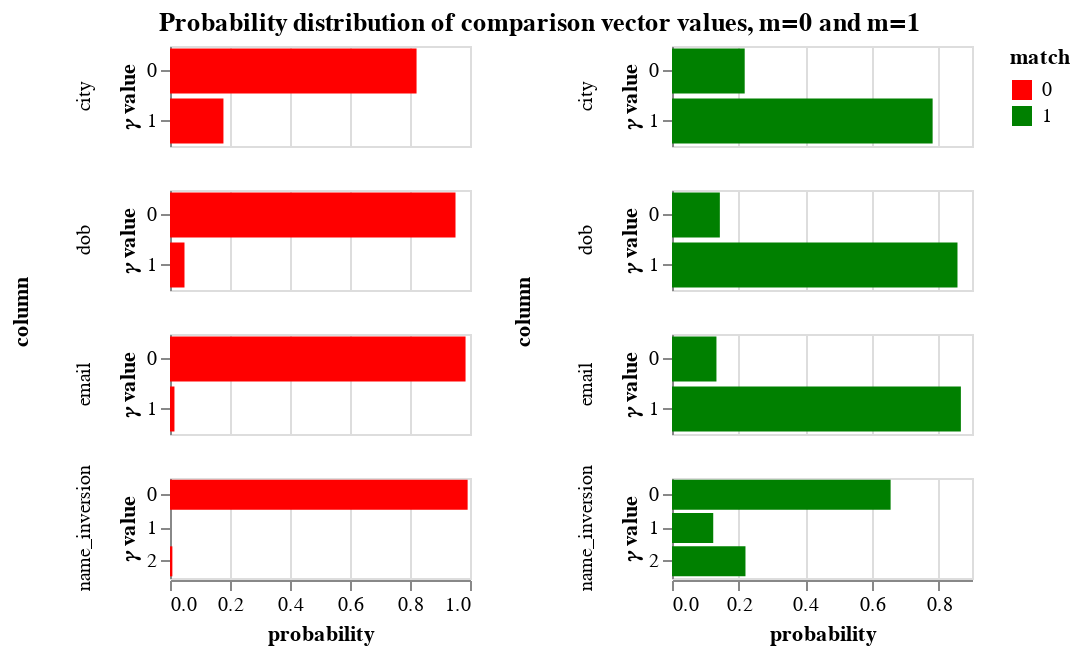

Notebook code for this chart:
### Markdown cell above
The `params` property of the `linker` is an object that contains a lot of diagnostic information about how the match probability was computed.  The following cells demonstrate some of its functionality

### Code cell
params = linker.params
params.probability_distribution_chart()

### Figure 1 — Vega-Lite specification as saved in the notebook (floating-point values rounded to 4 significant figures)
{"config": {"view": {"continuousWidth": 400, "continuousHeight": 300, "height": 300, "width": 400}, "mark": {"tooltip": null}, "title": {"anchor": "middle"}}, "hconcat": [{"mark": "bar", "encoding": {"color": {"type": "nominal", "field": "match", "scale": {"domain": [0, 1], "range": ["red", "green"]}}, "row": {"type": "nominal", "field": "column", "sort": {"field": "gamma"}}, "tooltip": [{"type": "nominal", "field": "column"}, {"type": "quantitative", "field": "probability", "format": ".4f"}, {"type": "ordinal", "field": "value"}], "x": {"type": "quantitative", "field": "probability"}, "y": {"type": "nominal", "axis": {"title": "𝛾 value"}, "field": "value"}}, "height": 50, "resolve": {"scale": {"y": "independent"}}, "transform": [{"filter": "(datum.match === 0)"}], "width": 150}, {"mark": "bar", "encoding": {"color": {"type": "nominal", "field": "match", "scale": {"domain": [0, 1], "range": ["red", "green"]}}, "row": {"type": "nominal", "field": "column", "sort": {"field": "gamma"}}, "tooltip": [{"type": "nominal", "field": "column"}, {"type": "quantitative", "field": "probability", "format": ".4f"}, {"type": "ordinal", "field": "value"}], "x": {"type": "quantitative", "field": "probability"}, "y": {"type": "nominal", "axis": {"title": "𝛾 value"}, "field": "value"}}, "height": 50, "resolve": {"scale": {"y": "independent"}}, "transform": [{"filter": "(datum.match === 1)"}], "width": 150}], "data": {"name": "data-3f598d59b5be0e11e7759edca8b8fbf6"}, "title": "Probability distribution of comparison vector values, m=0 and m=1", "$schema": "https://vega.github.io/schema/vega-lite/v3.4.0.json", "datasets": {"data-3f598d59b5be0e11e7759edca8b8fbf6": [{"gamma": "gamma_name_inversion", "match": 1, "value_of_gamma": "level_0", "probability": 0.6559, "value": 0, "column": "name_inversion"}, {"gamma": "gamma_name_inversion", "match": 1, "value_of_gamma": "level_1", "probability": 0.1237, "value": 1, "column": "name_inversion"}, {"gamma": "gamma_name_inversion", "match": 1, "value_of_gamma": "level_2", "probability": 0.2204, "value": 2, "column": "name_inversion"}, {"gamma": "gamma_name_inversion", "match": 0, "value_of_gamma": "level_0", "probability": 0.9921, "value": 0, "column": "name_inversion"}, {"gamma": "gamma_name_inversion", "match": 0, "value_of_gamma": "level_1", "probability": 2.153e-06, "value": 1, "column": "name_inversion"}, {"gamma": "gamma_name_inversion", "match": 0, "value_of_gamma": "level_2", "probability": 0.007883, "value": 2, "column": "name_inversion"}, {"gamma": "gamma_dob", "match": 1, "value_of_gamma": "level_0", "probability": 0.1435, "value": 0, "column": "dob"}, {"gamma": "gamma_dob", "match": 1, "value_of_gamma": "level_1", "probability": 0.8565, "value": 1, "column": "dob"}, {"gamma": "gamma_dob", "match": 0, "value_of_gamma": "level_0", "probability": 0.9517, "value": 0, "column": "dob"}, {"gamma": "gamma_dob", "match": 0, "value_of_gamma": "level_1", "probability": 0.04831, "value": 1, "column": "dob"}, {"gamma": "gamma_city", "match": 1, "value_of_gamma": "level_0", "probability": 0.2181, "value": 0, "column": "city"}, {"gamma": "gamma_city", "match": 1, "value_of_gamma": "level_1", "probability": 0.7819, "value": 1, "column": "city"}, {"gamma": "gamma_city", "match": 0, "value_of_gamma": "level_0", "probability": 0.8219, "value": 0, "column": "city"}, {"gamma": "gamma_city", "match": 0, "value_of_gamma": "level_1", "probability": 0.1781, "value": 1, "column": "city"}, {"gamma": "gamma_email", "match": 1, "value_of_gamma": "level_0", "probability": 0.1334, "value": 0, "column": "email"}, {"gamma": "gamma_email", "match": 1, "value_of_gamma": "level_1", "probability": 0.8666, "value": 1, "column": "email"}, {"gamma": "gamma_email", "match": 0, "value_of_gamma": "level_0", "probability": 0.9852, "value": 0, "column": "email"}, {"gamma": "gamma_email", "match": 0, "value_of_gamma": "level_1", "probability": 0.01484, "value": 1, "column": "email"}]}}
